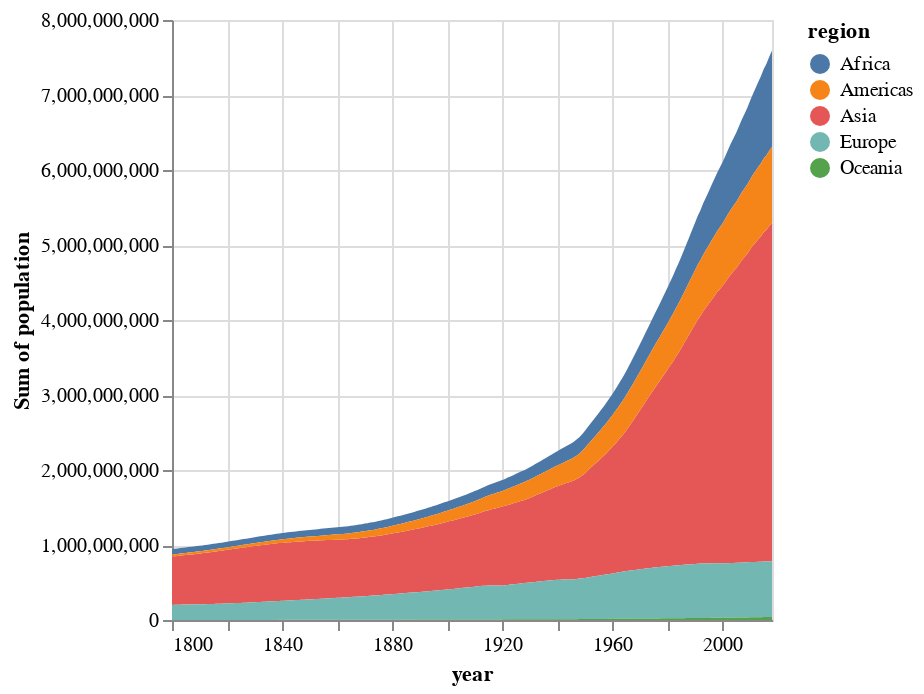

Notebook source saved alongside this figure:
### Markdown cell above
For showing a single trend over time,
the choice between a line and area chart comes down to aesthetics.
They are both effective choices for this purpose.
However,
when visualizing the trends over time for multiple groups,
lines and areas have different advantages.
Let's see how it looks for the area chart first.

### Code cell
alt.Chart(gm).mark_area().encode(
    x='year:T',
    y='sum(population)',
    color='region'
)

### Figure 1 — Vega specification as saved in the notebook (floating-point values rounded to 4 significant figures; data arrays with more than 128 entries replaced by an {"elided": "..."} marker saying what was removed)
{"$schema": "https://vega.github.io/schema/vega/v5.json", "data": [{"name": "source_0", "values": {"elided": "1095 records"}, "transform": [{"type": "formula", "expr": "toDate(datum['year'])", "as": "year"}]}, {"name": "source_0_color_domain_region", "values": [{"region": "Asia"}, {"region": "Europe"}, {"region": "Africa"}, {"region": "Americas"}, {"region": "Oceania"}]}], "marks": [{"type": "group", "name": "pathgroup", "from": {"facet": {"data": "source_0", "name": "faceted_path_main", "groupby": ["region"]}}, "encode": {"update": {"height": {"field": {"signal": null, "datum": null, "group": "height", "parent": null}}, "width": {"field": {"signal": null, "datum": null, "group": "width", "parent": null}}}}, "marks": [{"type": "area", "name": "marks", "from": {"data": "faceted_path_main"}, "sort": {"field": "x"}, "encode": {"update": {"y": {"field": "sum_population_end", "scale": "y"}, "defined": {"signal": "isValid(datum[\"year\"]) && isFinite(+datum[\"year\"]) && isValid(datum[\"sum_population\"]) && isFinite(+datum[\"sum_population\"])"}, "fill": {"field": "region", "scale": "color"}, "orient": {"value": "vertical"}, "x": {"field": "year", "scale": "x"}, "y2": {"field": "sum_population_start", "scale": "y"}}}, "style": ["area"]}]}], "scales": [{"name": "x", "type": "time", "domain": {"data": "source_0", "field": "year"}, "range": [0, {"signal": "width"}]}, {"name": "y", "type": "linear", "domain": {"data": "source_0", "fields": ["sum_population_start", "sum_population_end"]}, "range": [{"signal": "height"}, 0], "nice": true, "zero": true}, {"name": "color", "type": "ordinal", "domain": {"data": "source_0_color_domain_region", "field": "region", "sort": true}, "range": "category"}], "axes": [{"scale": "x", "aria": false, "domain": false, "zindex": 0, "labels": false, "maxExtent": 0, "minExtent": 0, "orient": "bottom", "gridScale": "y", "ticks": false, "grid": true, "tickCount": {"signal": "ceil(width/40)"}}, {"scale": "y", "domain": false, "zindex": 0, "maxExtent": 0, "labels": false, "grid": true, "gridScale": "x", "ticks": false, "aria": false, "orient": "left", "tickCount": {"signal": "ceil(height/40)"}, "minExtent": 0}, {"scale": "x", "labelFlush": true, "labelOverlap": true, "zindex": 0, "tickCount": {"signal": "ceil(width/40)"}, "orient": "bottom", "title": "year", "grid": false}, {"scale": "y", "zindex": 0, "title": "Sum of population", "labelOverlap": true, "grid": false, "tickCount": {"signal": "ceil(height/40)"}, "orient": "left"}], "legends": [{"fill": "color", "symbolType": "circle", "title": "region"}], "background": "white", "width": 300, "padding": 5, "height": 300, "style": "cell"}
